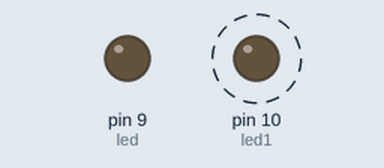
The sketch below on a simulated Arduino Uno, built with avr-gcc and run on an emulated ATmega328P. On the bench: output pins drawn as LEDs (lit = HIGH). Dashed ring = blinking. What the sketch prints to the serial monitor is not drawn.

Above: at 0.2 s.
At 40.0 s:
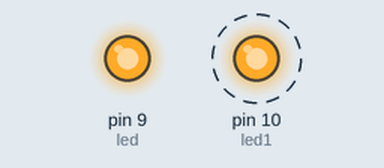
Timing chart, 0 to 40.0 s (numbered marks = the images above):
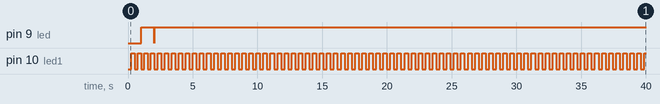

The sketch:

fish.ino
```cpp
int led = 9;
int led1 = 10;
int brightness = 0;    // how bright the LED is
int fadeAmount = 5;

int offCount = 0;
bool blinkBlink = false;
int blinkBlinkCount;

boolean metronomBlink;
boolean blinkk;

unsigned long lastMillis;
unsigned long lastMillis2;

void setup() {
  // initialize digital pin 13 as an output.
  pinMode(led, OUTPUT);
  pinMode(led1, OUTPUT);
  Serial.begin(9600);
}

void loop() {
  analogWrite(led, brightness);

  // change the brightness for next time through the loop:
  brightness = brightness + fadeAmount;

  if (millis() - lastMillis > 250) {
    lastMillis = millis();
    metronomBlink = !metronomBlink;
  }

  if (millis() - lastMillis2 > 1000) {
    lastMillis2 = millis();
    blinkk = !blinkk;
    blinkBlinkCount++;
  }

  digitalWrite(led1, metronomBlink);

  if (blinkBlink == true) {
    digitalWrite(led, blinkk);

    if (blinkBlinkCount > 1) {
       blinkBlink = false;
       blinkBlinkCount = 0;
       offCount ++;
    }

  } else {
    // reverse the direction of the fading at the ends of the fade:
    if (brightness == 0 || brightness == 255) {
      fadeAmount = -fadeAmount ;
      if (brightness == 0) {
         offCount ++;
      }
    }
    delay(30);
  }

  Serial.println(blinkBlink  % 5);
  Serial.println("=================");

  if (offCount % 4 == 0) {
     blinkBlink = true;
  }

  // wait for 30 milliseconds to see the dimming effect
}
```

Measured:
- by itself, pin 9 (led): LOW → HIGH at 1.0 s, → LOW 1.0 s later, → HIGH 0.02 s later
- by itself, pin 10 (led1): alternates HIGH for 0.27 s and LOW for 0.27 s
